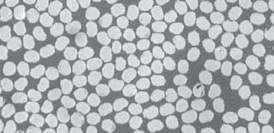
%> input picture powder_size_detection/carbon_fibers.jpg, 274 x 133 px
$ octave powder.m   (GNU Octave 9; MATLAB toolbox functions it lacks are replaced by stand-ins)
%> lines starting %> are read from the running program, lines starting %| are printed output that depends on the picture; in (x1, y1, x2, y2) boxes, pixels count from 0 and x2, y2 are one past the last pixel; in counts of white or black regions, pixels touching at a corner belong together; the program's own positions count from 1
clear; clc;
figure(1); clf; hold on;
img = imread('carbon_fibers.jpg');
%> img is the input picture: size 133x274x3 uint8; mean R, G, B 177.2, 178.2, 181.4
imgbw = rgb2gray(img);
BW = im2bw(imgbw, 0.78);
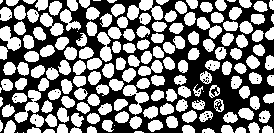
%> BW: size 133x274 logical; 51.2% white; 48 black regions (47 under 20 px), largest, box (x1, y1, x2, y2) and area: (0, 0, 274, 133) 17715

Ibw = imfill(BW,'holes');
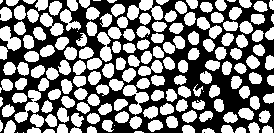
%> Ibw: size 133x274 logical; 51.6% white; 4 black regions (3 under 20 px), largest, box (x1, y1, x2, y2) and area: (0, 0, 274, 133) 17618
Ilabel = bwlabel(Ibw);
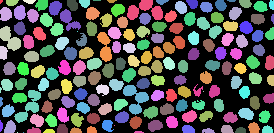
%> Ilabel: size 133x274 double; 170 distinct labels, from 0 to 169; one colour per label, 0 black
stat = regionprops(Ilabel,'centroid');
%> stat = 169 regions; first 5, Centroid: [1.8 2.1], [6.3 14.6], [10.5 39.4], [4 53.4], [7.1 85.8]
imshow(BW); hold on;
for x = 1: numel(stat)
    plot(stat(x).Centroid(1),stat(x).Centroid(2),'ro');
end
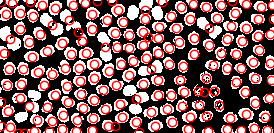
%> figure redrawn from the program's plot data

data = zeros(1,2);
for (r = 1:size(BW,1))
   for (c = 1:size(BW,2))
    if (BW(r,c) == 1)
        data = [data; r c];
    end;
   end;
end;
%plot(data(:,1), data(:,2), 'bo', 'markersize', 2);

figure(2); clf; hold on;
labeledImage = bwlabel(BW)
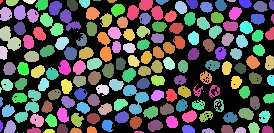
%> labeledImage: size 133x274 double; 171 distinct labels, from 0 to 170; one colour per label, 0 black
measurements = regionprops(labeledImage, 'EquivDiameter');
%> measurements = 170 regions; first 5, EquivDiameter: 3.39, 12.96, 18.88, 10.76, 12.41
allDiameters = [measurements.EquivDiameter];
%> allDiameters = 170 values, max 22.37 at index 85, min 1.13 at index 18, mean 11.32
numberOfBins = 50; % Or whatever you want.
[diamDistribution binDiameters] = hist(allDiameters, numberOfBins);
%> diamDistribution = 50 values, max 29 at index 27, min 0 at index 2, mean 3.4; binDiameters = 50 values from 1.34 to 22.16
bar(binDiameters, diamDistribution, 'BarWidth', 1.0);
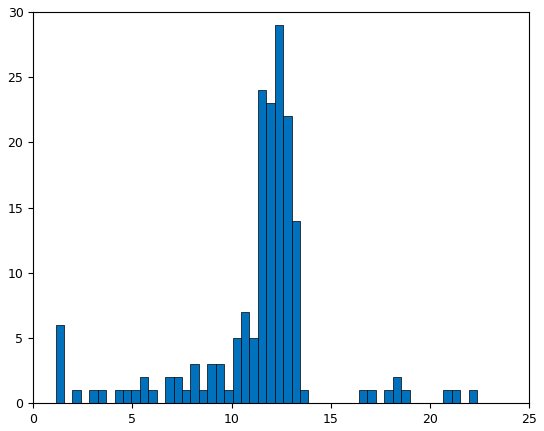
%> figure redrawn from the program's plot data; tallest bar 29 high, from x = 12.17 to 12.6

$ run again, with powder_size_detection/foto.bmp saved as powder_size_detection/carbon_fibers.jpg
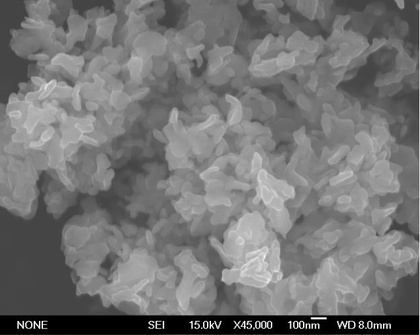
%> input picture powder_size_detection/foto.bmp, 420 x 335 px, shrunk from 625 x 499 before the run
%> img is the input picture: size 335x420x3 uint8; min 0, max 255, mean 117
%> BW: size 335x420 logical; 0.67% white in thin lines or dots
%> Ilabel: size 335x420 double; 121 distinct labels, from 0 to 120
%> stat = 120 regions; first 5, Centroid: [19 112], [22.3 324.9], [27.5 322.5], [27 328], [31 133]
%> the loop `for x = 1: numel(stat)` made 120 passes
%> after the loop `for x = 1: numel(stat)`:
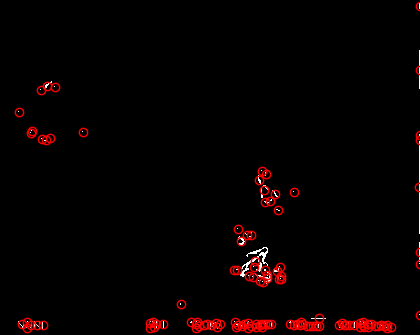
%> figure redrawn from the program's plot data
%> after the loop `for (r = 1:size(BW,1))`: data = 946 rows, first 12: [0 0; 4 420; 5 420; 6 420; 7 420; 8 420; 9 420; 51 420; 52 420; 53 420; 54 420; 55 420]
%> measurements = 120 regions; first 5, EquivDiameter: 1.13, 4.37, 1.6, 1.13, 1.13
%> allDiameters = 120 values, max 16.89 at index 42, min 1.13 at index 1, mean 2.44
%> diamDistribution = 50 values, max 37 at index 1, min 0 at index 12, mean 2.4; binDiameters = 50 values from 1.29 to 16.73
%> `bar(binDiameters, diamDistribution, 'BarWidth', 1.0);`:
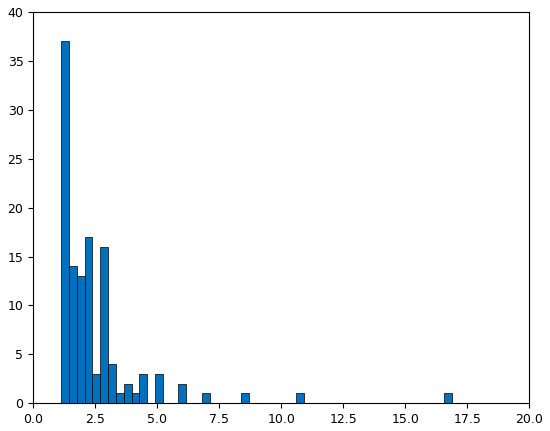
%> figure redrawn from the program's plot data; tallest bar 37 high, from x = 1.13 to 1.44
